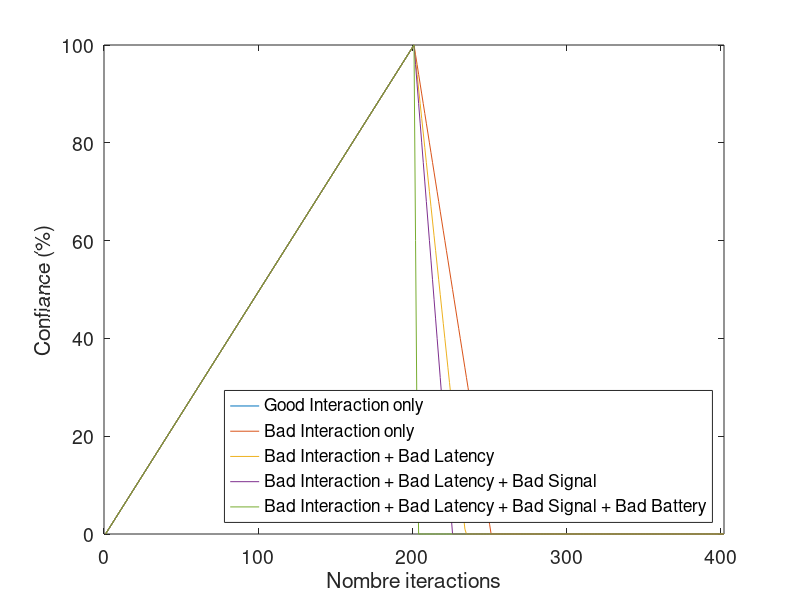
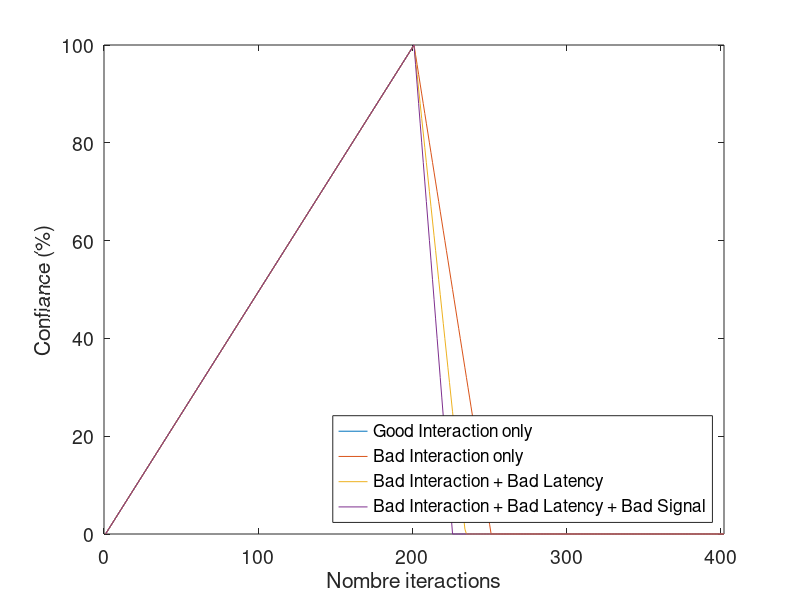
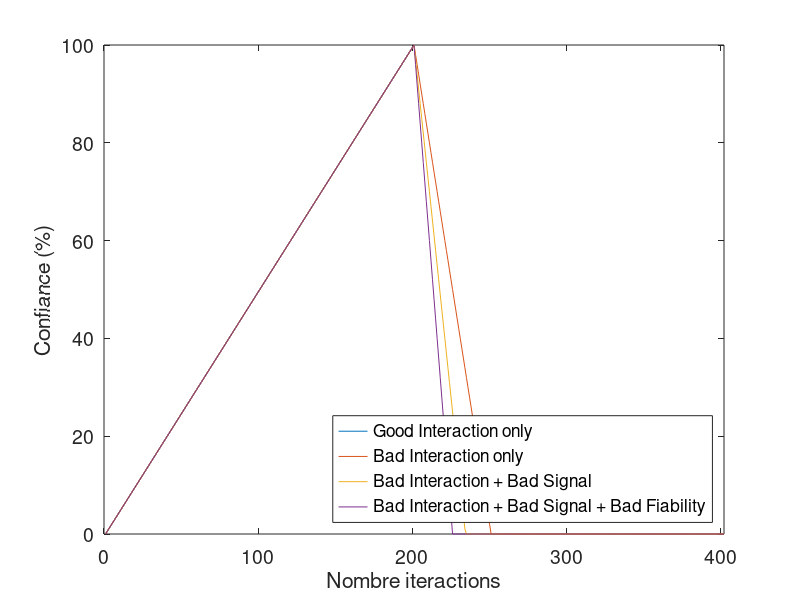
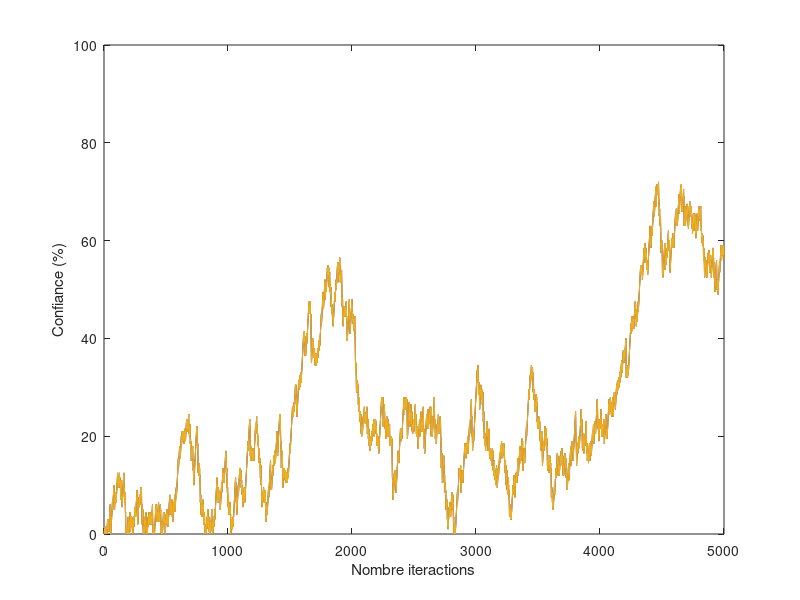

Write MATLAB code to recreate these figures, in order.
clear;
close all;
Time = 201;


%%%%%% SENSOR NODE %%%%%%

%% Good Interaction only
RT = 1;		% Best
NS = 1;		% Best
NL = 0;		% Best
Bat = 1;	% Best

TrustLevel_Eval_Sensor = zeros(1,Time);

for i=2:Time
	AG = RT*(1/(((1+NL) + (2-NS))^RT))*(1/Bat);
	TrustLevel_Eval_Sensor(1,i) = TrustLevel_Eval_Sensor(1,i-1) + AG;
end


%% Bad Interaction only
RT = -1;	% Worst
NS = 1;		% Best
NL = 0;		% Best
Bat = 1;	% Best

TrustLevel_RT_Eval_Sensor = zeros(1,Time*2);
TrustLevel_RT_Eval_Sensor(1,1:Time) = TrustLevel_Eval_Sensor;

for i=Time+1:(Time*2)
	AG = RT*(1/(((1+NL) + (2-NS))^RT))*(1/Bat);
	TrustLevel_RT_Eval_Sensor(1,i) = TrustLevel_RT_Eval_Sensor(1,i-1) + AG;

	if TrustLevel_RT_Eval_Sensor(1,i) <= 0
		TrustLevel_RT_Eval_Sensor(1,i) = 0;
	end
end


%% Bad Interaction + Bad Latency
RT = -1;	% Worst
NS = 1;		% Best
NL = 1;		% Worst
Bat = 1;	% Best

TrustLevel_NT_Eval_Sensor = zeros(1,Time*2);
TrustLevel_NT_Eval_Sensor(1,1:Time) = TrustLevel_Eval_Sensor;

for i=Time+1:(Time*2)
	AG = RT*(1/(((1+NL) + (2-NS))^RT))*(1/Bat);
	TrustLevel_NT_Eval_Sensor(1,i) = TrustLevel_NT_Eval_Sensor(1,i-1) + AG;

	if TrustLevel_NT_Eval_Sensor(1,i) <= 0
		TrustLevel_NT_Eval_Sensor(1,i) = 0;
	end
end


%% Bad Interaction + Bad Latency + Bad Signal
RT = -1;	% Worst
NS = 0;		% Worst
NL = 1;		% Worst
Bat = 1;	% Best
TrustLevel_NS_Eval_Sensor = zeros(1,Time*2);
TrustLevel_NS_Eval_Sensor(1,1:Time) = TrustLevel_Eval_Sensor;

for i=Time+1:(Time*2)
	AG = RT*(1/(((1+NL) + (2-NS))^RT))*(1/Bat);
	TrustLevel_NS_Eval_Sensor(1,i) = TrustLevel_NS_Eval_Sensor(1,i-1) + AG;

	if TrustLevel_NS_Eval_Sensor(1,i) <= 0
		TrustLevel_NS_Eval_Sensor(1,i) = 0;
	end
end


%% Bad Interaction + Bad Latency + Bad Signal + Bad Battery
RT = -1;	% Worst
NS = 0;		% Worst
NL = 1;		% Worst
Bat = 0.1;	% Worst
TrustLevel_Bat_Eval_Sensor = zeros(1,Time*2);
TrustLevel_Bat_Eval_Sensor(1,1:Time) = TrustLevel_Eval_Sensor;

for i=Time+1:(Time*2)
	AG = RT*(1/(((1+NL) + (2-NS))^RT))*(1/Bat);
	TrustLevel_Bat_Eval_Sensor(1,i) = TrustLevel_Bat_Eval_Sensor(1,i-1) + AG;

	if TrustLevel_Bat_Eval_Sensor(1,i) <= 0
		TrustLevel_Bat_Eval_Sensor(1,i) = 0;
	end
end


figure('Name', 'Evolution confiance noeud capteur','NumberTitle','off')
plot(TrustLevel_Eval_Sensor); hold on;
plot(TrustLevel_RT_Eval_Sensor); hold on;
plot(TrustLevel_NT_Eval_Sensor); hold on;
plot(TrustLevel_NS_Eval_Sensor); hold on;
plot(TrustLevel_Bat_Eval_Sensor);
legend({'Good Interaction only','Bad Interaction only', 'Bad Interaction + Bad Latency', 'Bad Interaction + Bad Latency + Bad Signal', 'Bad Interaction + Bad Latency + Bad Signal + Bad Battery'}, 'FontSize', 16, 'Location', 'southeast');
xlabel('Nombre iteractions');
ylabel('Confiance (%)');
set(gca,'fontsize',14);
axis([0 Time*2 0 100]);










%%%%%% ACTUATOR NODE %%%%%%

%% Good Interaction only
RA = 1;		% Best
NS = 1;		% Best
NL = 0;		% Best

TrustLevel_Eval_Act = zeros(1,Time);

for i=2:Time
	AG = RA*(1/(((1+NL) + (2-NS))^RA));
	TrustLevel_Eval_Act(1,i) = TrustLevel_Eval_Act(1,i-1) + AG;
end


%% Bad Interaction only
RA = -1;	% Worst
NS = 1;		% Best
NL = 0;		% Best
TrustLevel_RA_Eval_Act = zeros(1,Time*2);
TrustLevel_RA_Eval_Act(1,1:Time) = TrustLevel_Eval_Act;

for i=Time+1:(Time*2)
	AG = RA*(1/(((1+NL) + (2-NS))^RA));%RA * (1 / (1 + (1-NS)))^RA - (0.4^RA);
	TrustLevel_RA_Eval_Act(1,i) = TrustLevel_RA_Eval_Act(1,i-1) + AG;

	if TrustLevel_RA_Eval_Act(1,i) <= 0
		TrustLevel_RA_Eval_Act(1,i) = 0;
	end
end


%% Bad Interaction + Bad Latency
RA = -1;	% Worst
NS = 1;		% Best
NL = 1;		% Worst

TrustLevel_NL_Eval_Act = zeros(1,Time*2);
TrustLevel_NL_Eval_Act(1,1:Time) = TrustLevel_Eval_Act;

for i=Time+1:(Time*2)
	AG = RA*(1/(((1+NL) + (2-NS))^RA));%RA * (1 / (1 + (1-NS)))^RA - (0.4^RA);
	TrustLevel_NL_Eval_Act(1,i) = TrustLevel_NL_Eval_Act(1,i-1) + AG;

	if TrustLevel_NL_Eval_Act(1,i) <= 0
		TrustLevel_NL_Eval_Act(1,i) = 0;
	end
end

%% Bad Interaction + Bad Latency + Bad Signal
RA = -1;	% Worst
NS = 0;		% Worst
NL = 1;		% Worst

TrustLevel_NS_Eval_Act = zeros(1,Time*2);
TrustLevel_NS_Eval_Act(1,1:Time) = TrustLevel_Eval_Act;

for i=Time+1:(Time*2)
	AG = RA*(1/(((1+NL) + (2-NS))^RA));%RA * (1 / (1 + (1-NS)))^RA - (0.4^RA);
	TrustLevel_NS_Eval_Act(1,i) = TrustLevel_NS_Eval_Act(1,i-1) + AG;

	if TrustLevel_NS_Eval_Act(1,i) <= 0
		TrustLevel_NS_Eval_Act(1,i) = 0;
	end
end


figure('Name', 'Evolution confiance actionneur','NumberTitle','off')
plot(TrustLevel_Eval_Act); hold on;
plot(TrustLevel_RA_Eval_Act); hold on;
plot(TrustLevel_NL_Eval_Act); hold on;
plot(TrustLevel_NS_Eval_Act);
legend({'Good Interaction only','Bad Interaction only', 'Bad Interaction + Bad Latency', 'Bad Interaction + Bad Latency + Bad Signal'}, 'FontSize', 16, 'Location', 'southeast');
xlabel('Nombre iteractions');
ylabel('Confiance (%)');
set(gca,'fontsize',14);
axis([0 Time*2 0 100]);



%%%%%% GATEWAY %%%%%%

%% Good Interaction only
I =  1;		% Best
NS = 1;		% Best
NF = 1;		% Best

TrustLevel_Eval_Gate = zeros(1,Time);

for i=2:Time
	AG = I*(1/(((2-NF) + (2-NS))^I));%I * (NF /(1+(1-NS)))^I - (0.4^I);
	TrustLevel_Eval_Gate(1,i) = TrustLevel_Eval_Gate(1,i-1) + AG;
end


%% Bad Interaction only
I = -1;		% Worst
NS = 1;		% Best
NF = 1;		% Best

TrustLevel_I_Eval_Gate = zeros(1,Time*2);
TrustLevel_I_Eval_Gate(1,1:Time) = TrustLevel_Eval_Gate;

for i=Time+1:(Time*2)
	AG = I*(1/(((2-NF) + (2-NS))^I));%I * (NF /(1+(1-NS)))^I - (0.4^I);
	TrustLevel_I_Eval_Gate(1,i) = TrustLevel_I_Eval_Gate(1,i-1) + AG;

	if TrustLevel_I_Eval_Gate(1,i) <= 0
		TrustLevel_I_Eval_Gate(1,i) = 0;
	end
end


%% Bad Interaction + Bad Signal
I = -1;		% Worst
NS = 0;		% Worst
NF = 1;		% Best

TrustLevel_NS_Eval_Gate = zeros(1,Time*2);
TrustLevel_NS_Eval_Gate(1,1:Time) = TrustLevel_Eval_Gate;

for i=Time+1:(Time*2)
	AG = I*(1/(((2-NF) + (2-NS))^I));%I * (NF /(1+(1-NS)))^I - (0.4^I);
	TrustLevel_NS_Eval_Gate(1,i) = TrustLevel_NS_Eval_Gate(1,i-1) + AG;

	if TrustLevel_NS_Eval_Gate(1,i) <= 0
		TrustLevel_NS_Eval_Gate(1,i) = 0;
	end
end

%% Bad Interaction + Bad Signal + Bad Fiability
I = -1;		% Worst
NS = 0;		% Worst
NF = 0;		% Worst

TrustLevel_NF_Eval_Gate = zeros(1,Time*2);
TrustLevel_NF_Eval_Gate(1,1:Time) = TrustLevel_Eval_Gate;

for i=Time+1:(Time*2)
	AG = I*(1/(((2-NF) + (2-NS))^I));%I * (NF /(1+(1-NS)))^I - (0.4^I);
	TrustLevel_NF_Eval_Gate(1,i) = TrustLevel_NF_Eval_Gate(1,i-1) + AG;

	if TrustLevel_NF_Eval_Gate(1,i) <= 0
		TrustLevel_NF_Eval_Gate(1,i) = 0;
	end
end


figure('Name', 'Evolution confiance passerelle','NumberTitle','off')
plot(TrustLevel_Eval_Gate); hold on;
plot(TrustLevel_I_Eval_Gate); hold on;
plot(TrustLevel_NS_Eval_Gate); hold on;
plot(TrustLevel_NF_Eval_Gate);
legend({'Good Interaction only','Bad Interaction only', 'Bad Interaction + Bad Signal', 'Bad Interaction + Bad Signal + Bad Fiability'}, 'FontSize', 16, 'Location', 'southeast');
xlabel('Nombre iteractions');
ylabel('Confiance (%)');
set(gca,'fontsize',14);
axis([0 Time*2 0 100]);







Time = 5000;

%% RANDOM X% GOOD & Y% BAD INTERACTIONS %%
Good = ones(1, 80*Time/100);
Bad = zeros(1, 20*Time/100);



for i=1:20*Time/100
	Bad(1,i) = -1;%quality(randperm(length(quality)));
end

quality = [Good,Bad];
for i=1:Time
	quality = quality(randperm(length(quality)));
end


%% SENSOR NODE %%
NL = 0;
Bat = 1;	% Best
NS = 1;
RT = quality;

TrustLevel_Eval_S = zeros(1,Time);
for i=2:Time
	AG = RT(1,i)*(1/(((1+NL) + (2-NS))^RT(1,i)))*(1/Bat);
	TrustLevel_Eval_S(1,i) = TrustLevel_Eval_S(1,i-1) + AG;

 	if TrustLevel_Eval_S(1,i) <= 0
 		TrustLevel_Eval_S(1,i) = 0;
 	elseif TrustLevel_Eval_S(1,i) >=100
 		TrustLevel_Eval_S(1,i) = 100;
 	end

end

% ACTUATOR NODE %%
RA = quality;
NS = 1;		% Best
NL = 0;		% Best


TrustLevel_Eval_A = zeros(1,Time);
for i=2:Time
	AG = RA(1,i)*(1/(((1+NL) + (2-NS))^RA(1,i)));
	TrustLevel_Eval_A(1,i) = TrustLevel_Eval_A(1,i-1) + AG;

 	if TrustLevel_Eval_A(1,i) <= 0
 		TrustLevel_Eval_A(1,i) = 0;
 	elseif TrustLevel_Eval_A(1,i) >=100
 		TrustLevel_Eval_A(1,i) = 100;
 	end

end


% GATEWAY %%
I =  quality;
NS = 1;		% Best
NF = 1;		% Best


TrustLevel_Eval_G = zeros(1,Time);
for i=2:Time
	AG = I(1,i)*(1/(((2-NF) + (2-NS))^I(1,i)));
	TrustLevel_Eval_G(1,i) = TrustLevel_Eval_G(1,i-1) + AG;

 	if TrustLevel_Eval_G(1,i) <= 0
 		TrustLevel_Eval_G(1,i) = 0;
 	elseif TrustLevel_Eval_G(1,i) >=100
 		TrustLevel_Eval_G(1,i) = 100;
 	end

end

figure('Name', 'Evolution confiance 80-20','NumberTitle','off')
plot(TrustLevel_Eval_S); hold on;
plot(TrustLevel_Eval_A); hold on;
plot(TrustLevel_Eval_G);
xlabel('Nombre iteractions');
ylabel('Confiance (%)');
axis([0 Time 0 100]);
